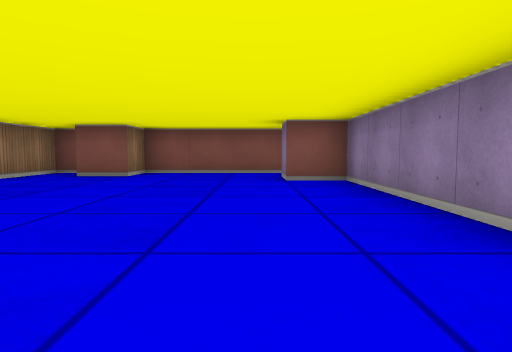
View 1 (above)

16 first-person views from a walk through a cub3D maze. The camera is about half as high as the walls, tilts 4° down and sees 75° across. The floor is counted in squares. Each view is taken from the middle of a square. On the plan, view 1 faces up. The plan holds only what a view shows up to about 9 squares ahead; the rest is blank.

View 2
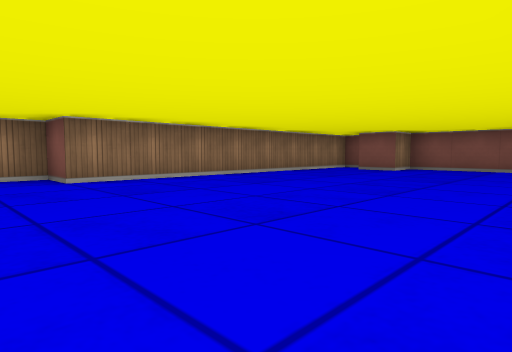

View 3
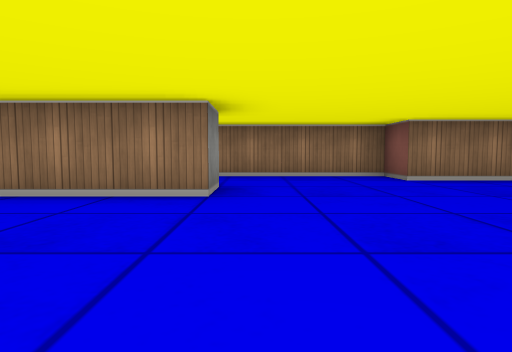

View 4
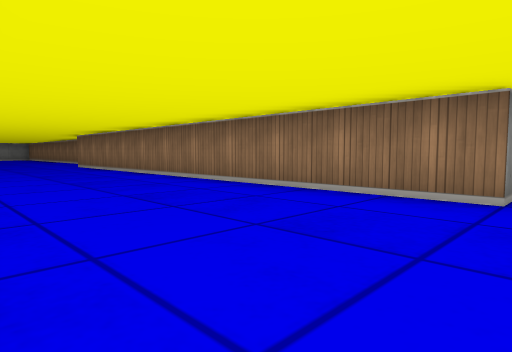

View 5
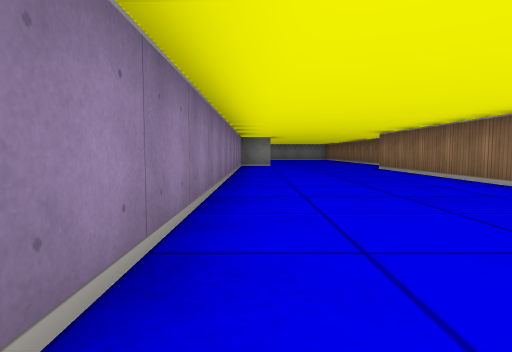

View 6
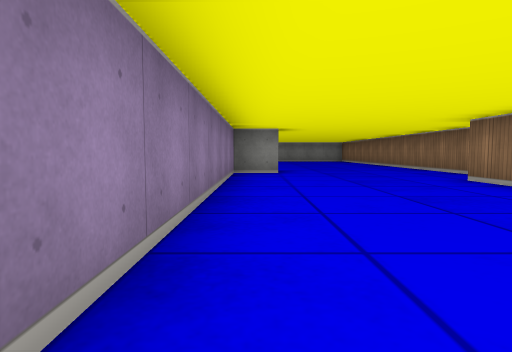

View 7
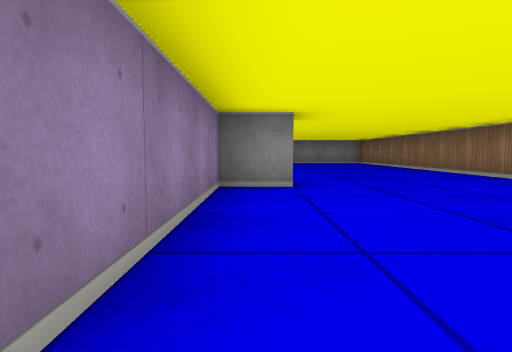

View 8
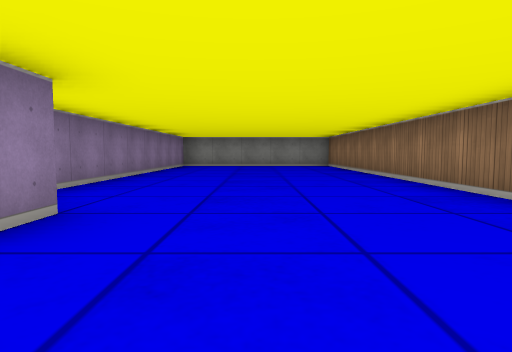

View 9
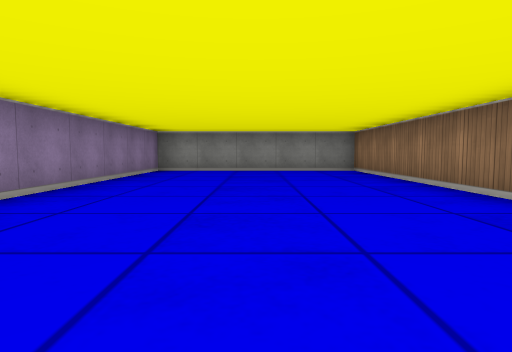

View 10
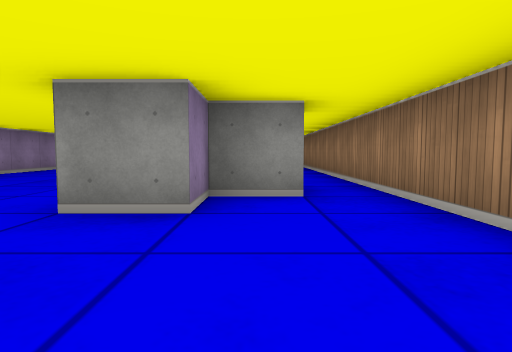

View 11
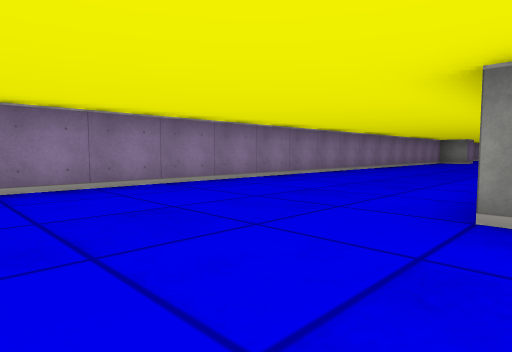

View 12
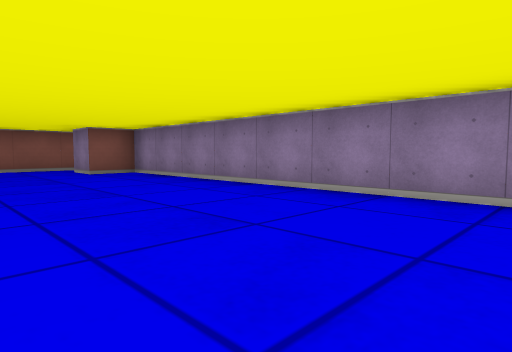

View 13
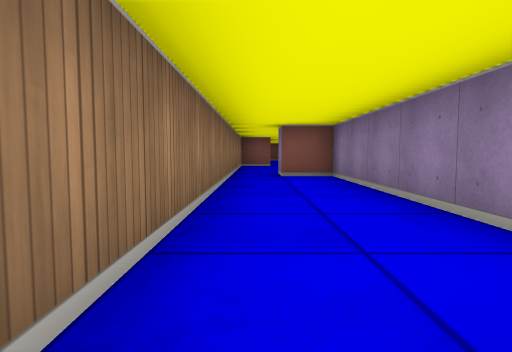

View 14
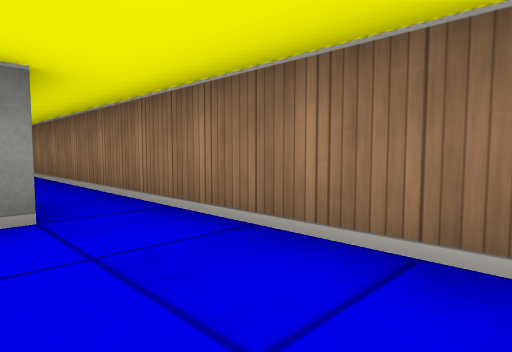

View 15
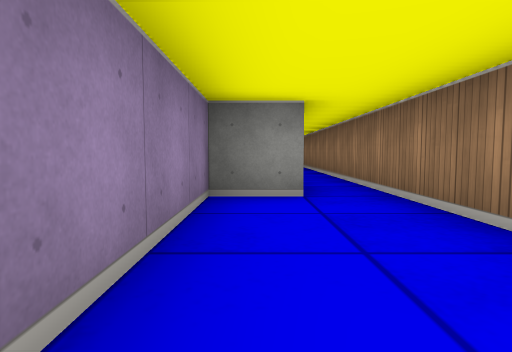

View 16
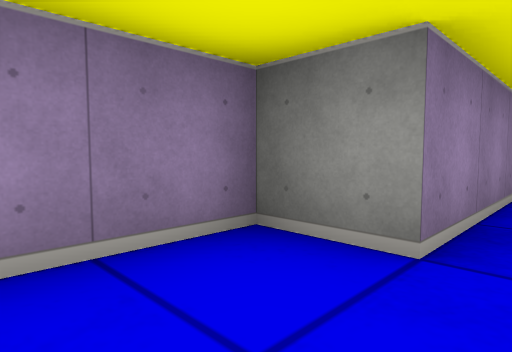

### Floor plan
Points are (right, up) in squares from view 1. A wall is a line through its corners. A room is listed if a view was taken in it or the views show most of it. See-through windows are left out.
Room 1 (views 1, 2, 3, 4, 5, 6, 7, 8, 9, 10, 11, 12)
walls: (-4.6, -4.5) (-3.5, -4.5) (-3.5, -3.5) (-2.5, -3.5) (-2.5, -14.5); (-3.5, -16) (-3.5, -26.5) (1.5, -26.5) (1.5, -19.1); (0.4, -16.5) (1.5, -16.5) (1.5, 5.5) (0.5, 5.5) (0.5, 6.5); (0.5, -17.5) (0.5, -16.9); (0.9, 7.5) (-2.5, 7.5) (-2.5, 6.5) (-3.5, 6.5); (-4, 7.5) (-4.5, 7.5) (-4.5, -0.5) (-5.5, -0.5) (-5.5, -4.5)
ways out: opening at (-5, -5) to room 2
Room 2 (views 13, 14, 15, 16)
walls: (-4.5, -13.9) (-4.5, -11.5) (-3.5, -11.5) (-3.5, -5.5) (-4.5, -5.5) (-4.5, -4.8); (-5.5, -4.5) (-5.5, -17)
ways out: opening at (-5, -5) to room 1

Positions as (right, up) in squares from view 1, and headings:
1: (0, 0), facing up
2: (1, -2), facing up-left
3: (1, -3), facing left
4: (1, -3), facing down-left
5: (1, -5), facing down
6: (1, -9), facing down
7: (1, -12), facing down
8: (-1, -15), facing down
9: (-1, -18), facing down
10: (-4, -1), facing down
11: (-3, -1), facing down-right
12: (-2, -2), facing up-right
13: (-5, -12), facing up
14: (-4, -9), facing down-left
15: (-4, -8), facing down
16: (-5, -10), facing down-right
